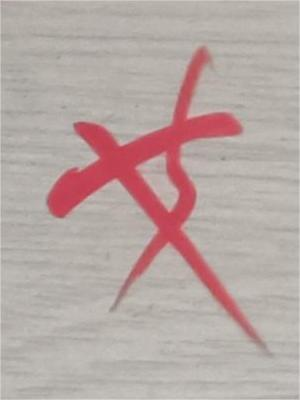
#> input picture A11简笔抽象画摹写/image/1.jpg, 300 x 400 px
$ python test5.py
#> lines starting #> are read from the running program, lines starting #| are printed output that depends on the picture; after the words box and inside, x2 and y2 are one past the last pixel; in counts of white or black regions, pixels touching at a corner belong together
import cv2
import numpy as np

# 加载三张文字图片
image1 = cv2.imread('image/1.jpg')
#> image1 is the input picture: shape (400, 300, 3); mean B, G, R 163.6, 166.9, 183.2
image2 = cv2.imread('image/2.jpg')
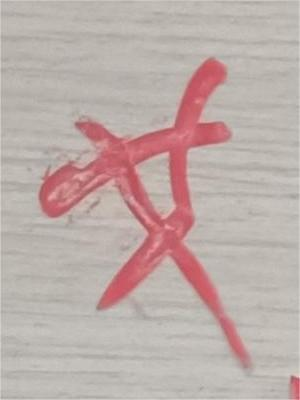
#> input picture A11简笔抽象画摹写/image/2.jpg, 300 x 400 px
#> image2 is the input picture: shape (400, 300, 3); mean B, G, R 168.8, 172.6, 189.3
image3 = cv2.imread('image/3.jpg')
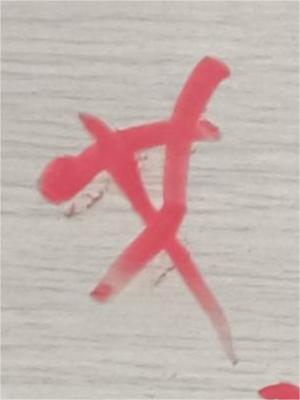
#> input picture A11简笔抽象画摹写/image/3.jpg, 300 x 400 px
#> image3 is the input picture: shape (400, 300, 3); mean B, G, R 174.6, 178.3, 197.9

# 转换为灰度图像
gray1 = cv2.cvtColor(image1, cv2.COLOR_BGR2GRAY)
gray2 = cv2.cvtColor(image2, cv2.COLOR_BGR2GRAY)
gray3 = cv2.cvtColor(image3, cv2.COLOR_BGR2GRAY)
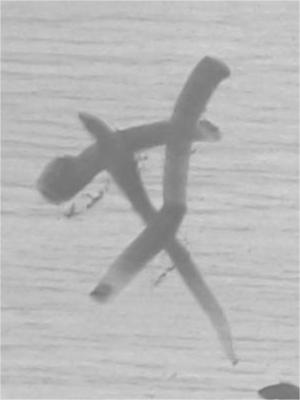
#> gray3: shape (400, 300); min 113, max 224, mean 183.8

# 边缘检测
edges1 = cv2.Canny(gray1, 50, 150)
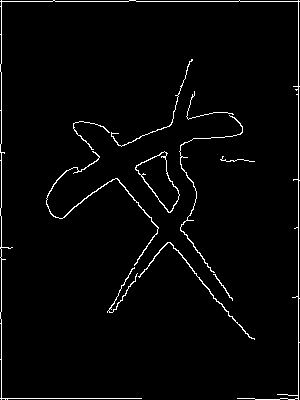
#> edges1: shape (400, 300); 2.6% white in thin lines or dots
edges2 = cv2.Canny(gray2, 50, 150)
#> edges2: shape (400, 300); 2.9% white in thin lines or dots
edges3 = cv2.Canny(gray3, 50, 150)
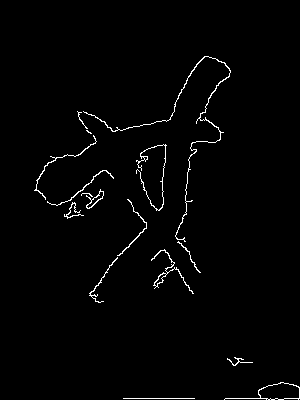
#> edges3: shape (400, 300); 1.6% white in thin lines or dots, all inside (x1, y1, x2, y2) = (34, 56, 300, 400)

# 查找轮廓
contours1, _ = cv2.findContours(edges1, cv2.RETR_EXTERNAL, cv2.CHAIN_APPROX_SIMPLE)
#> contours1 = 11 contours, 3 with area under 20; largest, box (x1, y1, x2, y2) and area: (135, 151, 180, 213) 1254, (46, 151, 159, 266) 140, (138, 242, 255, 340) 93, (179, 115, 243, 273) 64, (0, 0, 300, 400) 33, (111, 59, 193, 147) 32, (107, 267, 138, 313) 31, (73, 121, 110, 150) 21
contours2, _ = cv2.findContours(edges2, cv2.RETR_EXTERNAL, cv2.CHAIN_APPROX_SIMPLE)
#> contours2 = 20 contours, 7 with area under 20; largest, box (x1, y1, x2, y2) and area: (38, 150, 176, 311) 257, (56, 170, 110, 208) 114, (74, 115, 133, 147) 107, (82, 196, 102, 214) 67, (121, 56, 228, 152) 65
contours3, _ = cv2.findContours(edges3, cv2.RETR_EXTERNAL, cv2.CHAIN_APPROX_SIMPLE)
#> contours3 = 16 contours, 7 with area under 20; largest, box (x1, y1, x2, y2) and area: (224, 382, 300, 400) 550, (83, 56, 231, 242) 106, (86, 189, 104, 209) 104, (151, 249, 194, 294) 98, (34, 135, 97, 200) 38

# 寻找对应边缘
matched_pairs = []
for contour1 in contours1:
    best_match = None
    best_score = float('inf')
    for contour2 in contours2:
        score = cv2.matchShapes(contour1, contour2, cv2.CONTOURS_MATCH_I1, 0)
        if score < best_score:
            best_score = score
            best_match = contour2
    if best_match is not None:
        matched_pairs.append((contour1, best_match))
#> this loop made 11 passes
#> after the loop, matched_pairs = 11 items

# 定义过渡帧数量
num_frames = 10

# 创建输出视频对象
output_video = cv2.VideoWriter('output_video.mp4', cv2.VideoWriter_fourcc(*'mp4v'), 30, (image1.shape[1], image1.shape[0]))

# 生成过渡帧
for i in range(num_frames + 1):
    # 计算当前帧的权重
    alpha = i / num_frames

    # 使用权重生成过渡帧
    transition_image = cv2.addWeighted(image1, 1 - alpha, image2, alpha, 0)

    # 在过渡帧上绘制对应边缘
    for contour1, contour2 in matched_pairs:
        contour = cv2.approxPolyDP(contour1, 3, True)
        for point in contour:
            x, y = point[0]
            cv2.circle(transition_image, (x, y), 3, (0, 0, 255), -1)

    # 写入输出视频
    output_video.write(transition_image)

    # 显示过渡帧
    cv2.imshow('Transition', transition_image)
    cv2.waitKey(30)
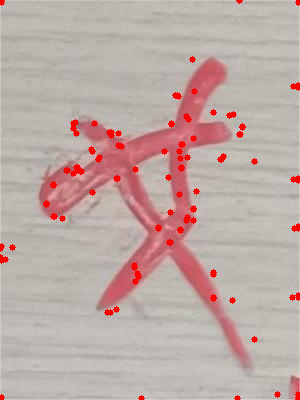
#> transition_image: shape (400, 300, 3); mean B, G, R 165.6, 169.4, 190.6

# 清空匹配对
matched_pairs = []

# 寻找第二对对应边缘
for contour2 in contours2:
    best_match = None
    best_score = float('inf')
    for contour3 in contours3:
        score = cv2.matchShapes(contour2, contour3, cv2.CONTOURS_MATCH_I1, 0)
        if score < best_score:
            best_score = score
            best_match = contour3
    if best_match is not None:
        matched_pairs.append((contour2, best_match))
#> this loop made 20 passes
#> after the loop, matched_pairs = 20 items

# 生成第二段过渡帧
for i in range(num_frames + 1):
    # 计算当前帧的权重
    alpha = i / num_frames

    # 使用权重生成过渡帧
    transition_image = cv2.addWeighted(image2, 1 - alpha, image3, alpha, 0)

    # 在过渡帧上绘制对应边缘
    for contour2, contour3 in matched_pairs:
        contour = cv2.approxPolyDP(contour3, 3, True)
        for point in contour:
            x, y = point[0]
            cv2.circle(transition_image, (x, y), 3, (0, 0, 255), -1)

    # 写入输出视频
    output_video.write(transition_image)

    # 显示过渡帧
    cv2.imshow('Transition', transition_image)
    cv2.waitKey(30)
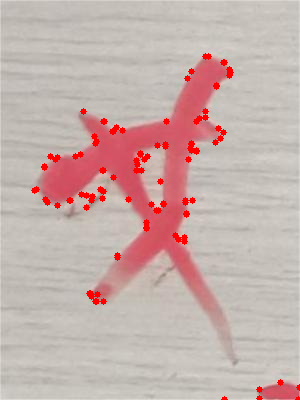
#> transition_image: shape (400, 300, 3); mean B, G, R 171.5, 175.2, 199

# 释放视频对象和窗口
output_video.release()
cv2.destroyAllWindows()
